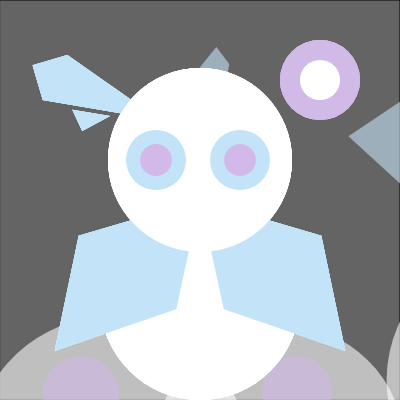
Frame 1 (no input)
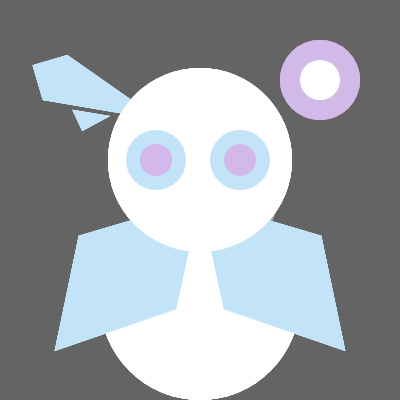
Frame 60 (no input)
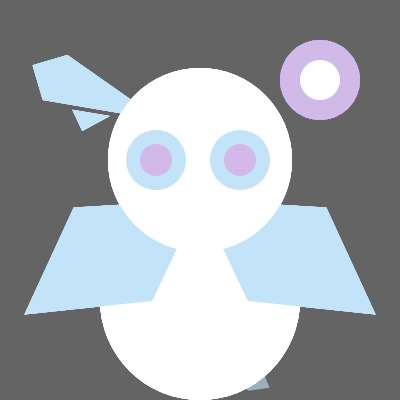
Frame 120 (the mouse pressed at the canvas centre since frame 60)

The p5.js sketch that drew these frames (run headless with seeded random() and noise() and a simulated clock; from frame 60 on, the mouse is pressed at the canvas centre):

// p5.js sketch
// ── sketch.js
let flapCape;
"use strict"
let antennaMove = -10;
let value = 100
let fall = []

function setup() {

  createCanvas(400, 400);
  angleMode(DEGREES);
//class
  //(x,y,size,rotate)
   for (let i = 0; i <= 4; i++){
    fall[i] = new Fall(random(1,7)/10 * width, random(1,10)/10 * height, random(9) * .4, random(360));
  }

}

function draw() {
  //colors
  bg1 = color(164, 207, 180); //purple
  bg2 = color(135, 144, 175) //blue

  flapCape = map(mouseX, 0, 400, 362, 388)


  back();
for (i = 0; i <= fall.length - 1; i++){
  fall[i].display();
    fall[i].move();
  
  glowball();
  drawbody();
  drawcapeleft(flapCape); //angle rotation
  drawcaperight(-flapCape); //angle rotation use negatives
  mousePress();
  drawbigantenna(antennaMove); //angle rotation
  drawsmolantenna(antennaMove); //angle rotation
  drawhead();
  draweyes();
  drawpupils();
  
    

}

function mousePress() {
  //console.log("mouse beep");
  // if the position of the mouse in inside then do this"
  if (mouseX > width * .7 && mouseX < width * .9 && mouseY > width * .1 && mouseY < width * .3) {
    console.log("mouse beepin here");
    antennaMove = -antennaMove;
  }
}


function back() {
  fill(value)
  //135, 150, 175 
  rect(0, 0, width)

}

function mouseClicked() {
  if (value === bg2) {
    value = bg1;
  } else {
    value = bg2;
  }
}

function glowball() {
  noStroke();
  fill(210, 185, 233, 200) // purple
  circle(width * .8, width * .2, width * .2)
  fill(255, 255, 255, )
  circle(width * .8, width * .2, width * .1, )
}

function drawbody() {
  //body circle
  noStroke(0);
  fill(255, 255, 255)
  circle(width * .5, width * .75, width * .5);
}

function drawcapeleft(rotationLeft) {
  //cape left
  push();
  translate(width * .5, height * .5);
  rotate(rotationLeft);
  fill(195, 228, 248)
  beginShape();
  vertex(width * .0, height * .0);
  vertex(width * -.3, height * .1);
  vertex(width * -.35, height * .39);
  vertex(width * -.05, height * .275);
  endShape(CLOSE);
  pop()
}

function drawcaperight(rotationRight) {

  //cape right

  push();
  translate(width * .5, height * .5);
  rotate(rotationRight)
  fill(195, 228, 248)
  beginShape();
  vertex(width * .0, height * .0);
  vertex(width * .3, height * .1);
  vertex(width * .35, height * .39);
  vertex(width * .05, height * .275);;
  endShape(CLOSE);
  pop()
}

function drawbigantenna(antennarotate) {
  //antenna 1 
  push();
  translate(width * .4, height * .3);
  rotate(antennaMove)
  fill(195, 228, 248);
  beginShape();
  vertex(width * -.29, height * -.19);
  vertex(width * -.2, height * -.2);
  vertex(width * .0, height * .0);
  vertex(width * -.28, height * -.1);
  endShape(CLOSE)
  pop();
}

function drawsmolantenna(antennarotate) {
  //antenna 2 
  push();
  translate(width * .275, height * .29)
  rotate(antennaMove)
  beginShape();
  fill(195, 228, 248)
  vertex(width * -.075, height * .025);
  vertex(width * .0, height * .0);
  vertex(width * -.09, height * -.032);
  endShape(CLOSE);
  pop();
}

function drawhead() {
  //head circle
  fill(255, 255, 255);
  noStroke(0);
  circle(width * .5, width * .4, width * .46);
}

function draweyes() {
  //eyes blue
  //195, 228, 248
  fill(195, 228, 248)
  circle(width * .39, width * .4, width * .15)
  circle(width * .6, width * .4, width * .15)

}

function drawpupils() {
  //eyes pupil
  fill(210, 185, 233)
  circle(width * .39, width * .4, width * .08)
  circle(width * .6, width * .4, width * .08)
}
}
// ── circle.js
class Fall {
  constructor(_xPos, _yPos, _size, _rotation) {
    this.xPos = _xPos;
    this.yPos = _yPos;
    this.size = _size
       this.rotation = _rotation
  }

  display() {
    push();
    scale(this.size);
    
    translate (this.xPos, this.yPos)
    rotate(this.rotation)
    //to create the image
   
    noStroke();
    
    //small antenna
    beginShape();
    fill(195, 228, 248,150)
    vertex(width * -.08, height * .025);
    vertex(width *- .015, height * -.0);
    vertex(width * -.09, height * -.032);
    endShape(CLOSE);

    //big antenna
    
    fill(195, 228, 248,150);
    beginShape();
    vertex(width * -.19, height * -.14);
    vertex(width * -.13, height * -.15);
    vertex(width * .0, height * -.05);
    vertex(width * -.16, height * -.07);
    endShape(CLOSE)

    
    //head
    fill(255, 255, 255,150);
    circle(width * .08, width * .0, width * .25);
//eye
    fill(210, 185, 233,150);
    circle( width * .025,width * .0, width * .07)
    fill(210, 185, 233,150);
    circle(width * .14,width * .0, width * .07)
    pop();
  }

move(){
  this.rotation ++ ;
  
  if (this.yPos <= height * 1.15){
  //this.yPos + this.yPos + number
   // this.yPos += (Math.random()+.5) ;
        this.yPos += 2;
} else {
  this.yPos =- height * 1.;
}
}
  //end of function
}
